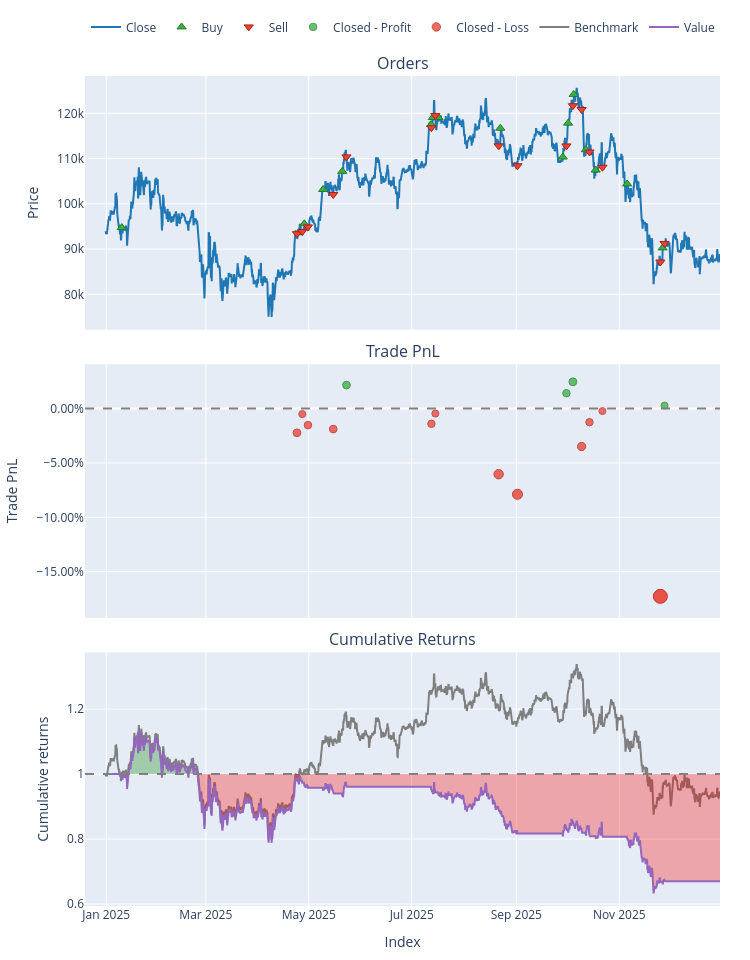

Write notebook code for a chart like this one.
### Code cell
# 2. Plot including PnL subplots
# This will show the BTC price, markers, and cumulative returns
btc_pf.iloc[0].plot().show()

### Figure 1 — Plotly figure (JSON) as saved in the notebook; plotly's stock layout.template omitted (floating-point values rounded to 4 significant figures; data arrays with more than 128 entries replaced by an {"elided": "..."} marker saying what was removed)
{"data": [{"legendgroup": "0", "line": {"color": "#1f77b4"}, "name": "Close", "showlegend": true, "type": "scatter", "uid": "b7d08f53-90d8-4045-b900-1fcf0ace3b85", "x": {"elided": "2185 str values"}, "xaxis": "x", "y": {"elided": "2185 float values"}, "yaxis": "y"}, {"customdata": [[0.0, 0.01051, 3.984], [2.0, 0.01041, 3.896], [4.0, 0.01014, 3.876], [6.0, 0.009251, 3.818], [8.0, 0.008738, 3.746], [10.0, 0.008141, 3.827], [12.0, 0.007923, 3.774], [14.0, 0.007888, 3.757], [16.0, 0.007563, 3.531], [18.0, 0.007372, 3.254], [20.0, 0.007002, 3.3], [22.0, 0.006806, 3.381], [24.0, 0.007287, 3.264], [26.0, 0.007498, 3.223], [28.0, 0.0077, 3.216], [30.0, 0.007374, 2.662]], "hovertemplate": "Order Id: %{customdata[0]}<br>Timestamp: %{x}<br>Price: %{y}<br>Size: %{customdata[1]:.6f}<br>Fees: %{customdata[2]:.6f}", "legendgroup": "1", "marker": {"color": "#37B13F", "line": {"color": "rgb(38,123,44)", "width": 1}, "size": 8, "symbol": "triangle-up"}, "mode": "markers", "name": "Buy", "type": "scatter", "uid": "42a3fee8-8e58-4649-81c1-909eac960e10", "x": ["2025-01-10T04:00:00+00:00", "2025-04-25T00:00:00+00:00", "2025-04-28T08:00:00+00:00", "2025-05-09T12:00:00+00:00", "2025-05-20T20:00:00+00:00", "2025-07-12T12:00:00+00:00", "2025-07-13T12:00:00+00:00", "2025-07-16T20:00:00+00:00", "2025-08-22T12:00:00+00:00", "2025-09-28T12:00:00+00:00", "2025-10-01T16:00:00+00:00", "2025-10-05T00:00:00+00:00", "2025-10-12T04:00:00+00:00", "2025-10-18T00:00:00+00:00", "2025-11-05T16:00:00+00:00", "2025-11-26T16:00:00+00:00"], "xaxis": "x", "y": [94750.0, 93600.0, 95590.0, 103200.0, 107200.0, 117500.0, 119100.0, 119100.0, 116700.0, 110300.0, 117800.0, 124200.0, 112000.0, 107500.0, 104400.0, 90260.0], "yaxis": "y"}, {"customdata": [[1.0, 0.01051, 3.927], [3.0, 0.01041, 3.907], [5.0, 0.01014, 3.848], [7.0, 0.009251, 3.776], [9.0, 0.008738, 3.858], [11.0, 0.008141, 3.804], [13.0, 0.007923, 3.787], [15.0, 0.007888, 3.559], [17.0, 0.007563, 3.28], [19.0, 0.007372, 3.326], [21.0, 0.007002, 3.408], [23.0, 0.006806, 3.29], [25.0, 0.007287, 3.249], [27.0, 0.007498, 3.241], [29.0, 0.0077, 2.684], [31.0, 0.007374, 2.692]], "hovertemplate": "Order Id: %{customdata[0]}<br>Timestamp: %{x}<br>Price: %{y}<br>Size: %{customdata[1]:.6f}<br>Fees: %{customdata[2]:.6f}", "legendgroup": "2", "marker": {"color": "#EA4335", "line": {"color": "rgb(181,31,18)", "width": 1}, "size": 8, "symbol": "triangle-down"}, "mode": "markers", "name": "Sell", "type": "scatter", "uid": "44ac8160-6494-4860-a5a1-a3b2779be87f", "x": ["2025-04-24T00:00:00+00:00", "2025-04-27T04:00:00+00:00", "2025-04-30T12:00:00+00:00", "2025-05-15T12:00:00+00:00", "2025-05-23T08:00:00+00:00", "2025-07-12T16:00:00+00:00", "2025-07-15T00:00:00+00:00", "2025-08-21T12:00:00+00:00", "2025-09-01T16:00:00+00:00", "2025-09-30T16:00:00+00:00", "2025-10-04T12:00:00+00:00", "2025-10-09T16:00:00+00:00", "2025-10-14T08:00:00+00:00", "2025-10-22T00:00:00+00:00", "2025-11-25T08:00:00+00:00", "2025-11-27T20:00:00+00:00"], "xaxis": "x", "y": [93400.0, 93880.0, 94900.0, 102100.0, 110400.0, 116800.0, 119500.0, 112800.0, 108400.0, 112800.0, 121700.0, 120800.0, 111500.0, 108100.0, 87130.0, 91240.0], "yaxis": "y"}, {"customdata": [[4.0, 4.0, 20.28, 0.02165], [9.0, 9.0, 11.53, 0.01418], [10.0, 10.0, 20.34, 0.02466], [15.0, 15.0, 1.919, 0.002882]], "hovertemplate": "Exit Trade Id: %{customdata[0]}<br>Position Id: %{customdata[1]}<br>Exit Timestamp: %{x}<br>PnL: %{customdata[2]:.6f}<br>Return: %{customdata[3]:.2%}", "legendgroup": "3", "marker": {"color": "#37B13F", "line": {"color": "rgb(38,123,44)", "width": 1}, "opacity": [0.7671, 0.7605, 0.7697, 0.7505], "size": [7.796, 7.489, 7.92, 7.026], "symbol": "circle"}, "mode": "markers", "name": "Closed - Profit", "type": "scatter", "uid": "68c812fd-08d5-4c0b-b69a-370e38b87820", "x": ["2025-05-23T08:00:00+00:00", "2025-09-30T16:00:00+00:00", "2025-10-04T12:00:00+00:00", "2025-11-27T20:00:00+00:00"], "xaxis": "x2", "y": [0.02165, 0.01418, 0.02466, 0.002882], "yaxis": "y2"}, {"customdata": [[0.0, 0.0, -22.16, -0.02225], [1.0, 1.0, -4.922, -0.005054], [2.0, 2.0, -14.7, -0.01517], [3.0, 3.0, -17.93, -0.01879], [5.0, 5.0, -13.35, -0.01396], [6.0, 6.0, -4.271, -0.004528], [7.0, 7.0, -56.68, -0.06035], [8.0, 8.0, -69.53, -0.07877], [11.0, 11.0, -29.44, -0.03483], [12.0, 12.0, -10.21, -0.01252], [13.0, 13.0, -1.819, -0.002258], [14.0, 14.0, -138.9, -0.1727]], "hovertemplate": "Exit Trade Id: %{customdata[0]}<br>Position Id: %{customdata[1]}<br>Exit Timestamp: %{x}<br>PnL: %{customdata[2]:.6f}<br>Return: %{customdata[3]:.2%}", "legendgroup": "4", "marker": {"color": "#EA4335", "line": {"color": "rgb(181,31,18)", "width": 1}, "opacity": [0.7676, 0.7525, 0.7614, 0.7645, 0.7603, 0.752, 0.8011, 0.8173, 0.7787, 0.759, 0.75, 0.9], "size": [7.821, 7.115, 7.53, 7.679, 7.48, 7.093, 9.385, 10.14, 8.337, 7.421, 7.0, 14.0], "symbol": "circle"}, "mode": "markers", "name": "Closed - Loss", "type": "scatter", "uid": "b5edcede-3cd7-46a6-950a-e082cb6af473", "x": ["2025-04-24T00:00:00+00:00", "2025-04-27T04:00:00+00:00", "2025-04-30T12:00:00+00:00", "2025-05-15T12:00:00+00:00", "2025-07-12T16:00:00+00:00", "2025-07-15T00:00:00+00:00", "2025-08-21T12:00:00+00:00", "2025-09-01T16:00:00+00:00", "2025-10-09T16:00:00+00:00", "2025-10-14T08:00:00+00:00", "2025-10-22T00:00:00+00:00", "2025-11-25T08:00:00+00:00"], "xaxis": "x2", "y": [-0.02225, -0.005054, -0.01517, -0.01879, -0.01396, -0.004528, -0.06035, -0.07877, -0.03483, -0.01252, -0.002258, -0.1727], "yaxis": "y2"}, {"legendgroup": "5", "line": {"color": "#7f7f7f"}, "name": "Benchmark", "showlegend": true, "type": "scatter", "uid": "79c95a91-0c62-47ee-ba3a-4e7a79d4c3fb", "x": {"elided": "2185 str values"}, "xaxis": "x3", "y": {"elided": "2185 float values"}, "yaxis": "y3"}, {"hoverinfo": "skip", "legendgroup": "6", "line": {"color": "rgba(0, 0, 0, 0)", "width": 0}, "opacity": 0, "showlegend": false, "type": "scatter", "uid": "9ca352dd-a80a-44c2-b68e-340108d55a8e", "x": {"elided": "2185 str values"}, "xaxis": "x3", "y": {"elided": "2185 int values"}, "yaxis": "y3"}, {"connectgaps": false, "fill": "tonexty", "fillcolor": "rgba(0, 128, 0, 0.3)", "hoverinfo": "skip", "legendgroup": "6", "line": {"color": "rgba(0, 0, 0, 0)", "width": 0}, "opacity": 0, "showlegend": false, "type": "scatter", "uid": "313f577b-9707-4d35-8e25-f0b7d396b05c", "x": {"elided": "2185 str values"}, "xaxis": "x3", "y": {"elided": "2185 float values"}, "yaxis": "y3"}, {"hoverinfo": "skip", "legendgroup": "6", "line": {"color": "rgba(0, 0, 0, 0)", "width": 0}, "opacity": 0, "showlegend": false, "type": "scatter", "uid": "38a148a3-57cc-4f5a-b7a2-af238de63cba", "x": {"elided": "2185 str values"}, "xaxis": "x3", "y": {"elided": "2185 int values"}, "yaxis": "y3"}, {"connectgaps": false, "fill": "tonexty", "fillcolor": "rgba(255, 0, 0, 0.3)", "hoverinfo": "skip", "legendgroup": "6", "line": {"color": "rgba(0, 0, 0, 0)", "width": 0}, "opacity": 0, "showlegend": false, "type": "scatter", "uid": "ee0a3a03-9149-428e-ba22-36e775308323", "x": {"elided": "2185 str values"}, "xaxis": "x3", "y": {"elided": "2185 float values"}, "yaxis": "y3"}, {"legendgroup": "7", "line": {"color": "#9467bd"}, "name": "Value", "showlegend": true, "type": "scatter", "uid": "10f615c4-ebec-4216-901e-5f1f1f2f77a7", "x": {"elided": "2185 str values"}, "xaxis": "x3", "y": {"elided": "2185 float values"}, "yaxis": "y3"}, {"hoverinfo": "skip", "legendgroup": "6", "line": {"color": "rgba(0, 0, 0, 0)", "width": 0}, "opacity": 0, "showlegend": false, "type": "scatter", "uid": "77e66ec3-8b72-44c9-8f35-01135ed672f5", "x": {"elided": "2185 str values"}, "xaxis": "x3", "y": {"elided": "2185 int values"}, "yaxis": "y3"}], "layout": {"annotations": [{"font": {"size": 16}, "showarrow": false, "text": "Orders", "x": 0.5, "xanchor": "center", "xref": "paper", "y": 1, "yanchor": "bottom", "yref": "paper"}, {"font": {"size": 16}, "showarrow": false, "text": "Trade PnL", "x": 0.5, "xanchor": "center", "xref": "paper", "y": 0.6528, "yanchor": "bottom", "yref": "paper"}, {"font": {"size": 16}, "showarrow": false, "text": "Cumulative Returns", "x": 0.5, "xanchor": "center", "xref": "paper", "y": 0.3056, "yanchor": "bottom", "yref": "paper"}], "height": 960, "legend": {"orientation": "h", "traceorder": "normal", "x": 1, "xanchor": "right", "y": 1.042, "yanchor": "bottom"}, "margin": {"b": 30, "l": 30, "r": 30, "t": 30}, "shapes": [{"line": {"color": "gray", "dash": "dash"}, "type": "line", "x0": 0, "x1": 1, "xref": "paper", "y0": 0, "y1": 0, "yref": "y2"}, {"line": {"color": "gray", "dash": "dash"}, "type": "line", "x0": 0, "x1": 1, "xref": "paper", "y0": 1, "y1": 1, "yref": "y3"}], "showlegend": true, "width": 750, "xaxis": {"anchor": "y", "domain": [0, 1], "matches": "x3", "showticklabels": false}, "xaxis2": {"anchor": "y2", "domain": [0, 1], "matches": "x3", "showticklabels": false}, "xaxis3": {"anchor": "y3", "domain": [0, 1], "title": {"text": "Index"}}, "yaxis": {"anchor": "x", "domain": [0.6944, 1], "title": {"text": "Price"}}, "yaxis2": {"anchor": "x2", "domain": [0.3472, 0.6528], "tickformat": ".2%", "title": {"text": "Trade PnL"}}, "yaxis3": {"anchor": "x3", "domain": [0, 0.3056], "title": {"text": "Cumulative returns"}}}}
